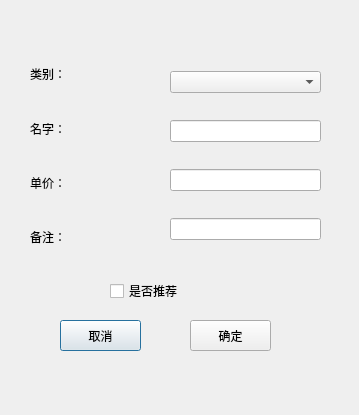
<?xml version="1.0" encoding="UTF-8"?>
<ui version="4.0">
 <class>addDish</class>
 <widget class="QDialog" name="addDish">
  <property name="geometry">
   <rect>
    <x>0</x>
    <y>0</y>
    <width>359</width>
    <height>415</height>
   </rect>
  </property>
  <property name="windowTitle">
   <string>Dialog</string>
  </property>
  <widget class="QPushButton" name="CancelBtn">
   <property name="geometry">
    <rect>
     <x>60</x>
     <y>320</y>
     <width>81</width>
     <height>31</height>
    </rect>
   </property>
   <property name="text">
    <string>取消</string>
   </property>
  </widget>
  <widget class="QPushButton" name="OkBtn">
   <property name="geometry">
    <rect>
     <x>190</x>
     <y>320</y>
     <width>81</width>
     <height>31</height>
    </rect>
   </property>
   <property name="text">
    <string>确定</string>
   </property>
  </widget>
  <widget class="QWidget" name="layoutWidget">
   <property name="geometry">
    <rect>
     <x>30</x>
     <y>50</y>
     <width>141</width>
     <height>211</height>
    </rect>
   </property>
   <layout class="QVBoxLayout" name="verticalLayout">
    <item>
     <widget class="QLabel" name="typeLabel">
      <property name="text">
       <string>类别：</string>
      </property>
     </widget>
    </item>
    <item>
     <widget class="QLabel" name="nameLabel">
      <property name="text">
       <string>名字：</string>
      </property>
     </widget>
    </item>
    <item>
     <widget class="QLabel" name="priceLabel">
      <property name="text">
       <string>单价：</string>
      </property>
     </widget>
    </item>
    <item>
     <widget class="QLabel" name="noteLabel">
      <property name="text">
       <string>备注：</string>
      </property>
     </widget>
    </item>
   </layout>
  </widget>
  <widget class="QWidget" name="layoutWidget">
   <property name="geometry">
    <rect>
     <x>170</x>
     <y>50</y>
     <width>151</width>
     <height>211</height>
    </rect>
   </property>
   <layout class="QVBoxLayout" name="verticalLayout_2">
    <item>
     <widget class="QComboBox" name="typeBox"/>
    </item>
    <item>
     <widget class="QLineEdit" name="nameEdit"/>
    </item>
    <item>
     <widget class="QLineEdit" name="priceEdit"/>
    </item>
    <item>
     <widget class="QLineEdit" name="noteEdit"/>
    </item>
   </layout>
  </widget>
  <widget class="QCheckBox" name="checkBox">
   <property name="geometry">
    <rect>
     <x>110</x>
     <y>280</y>
     <width>86</width>
     <height>22</height>
    </rect>
   </property>
   <property name="text">
    <string>是否推荐</string>
   </property>
  </widget>
 </widget>
 <resources/>
 <connections/>
</ui>
